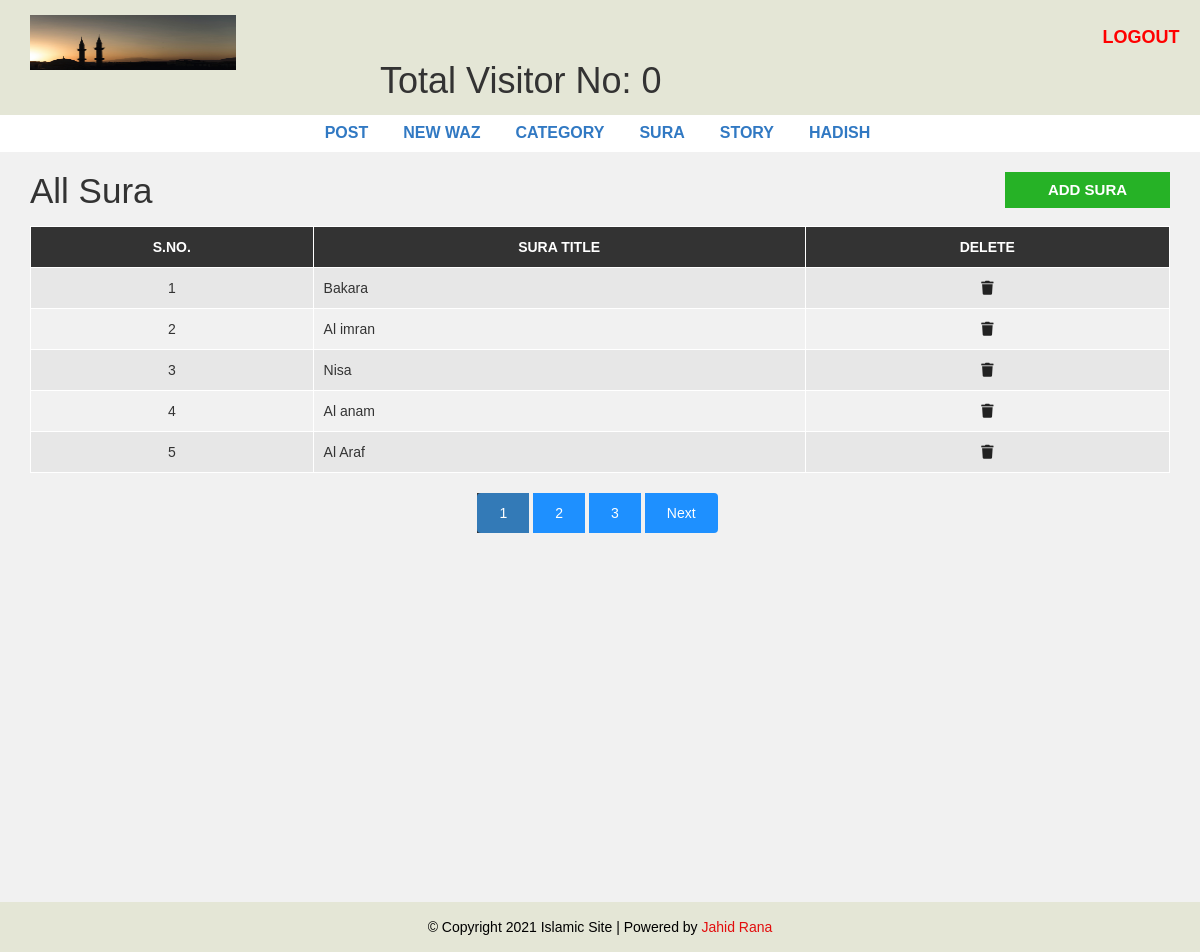
/admin/sura.php (signed in), run on the app's committed database.
### tables this page shows
CREATE TABLE `sura` (
  `id` int(11) NOT NULL,
  `title` varchar(100) NOT NULL,
  `sura_name` varchar(255) NOT NULL
);

### admin/sura.php (the view, shortened to what this page needs)
<?php include "header.php"; ?>
  <div id="admin-content">
      <div class="container">
          <div class="row">
              <div class="col-md-10">
                  <h1 class="admin-heading">All Sura</h1>
              </div>
              <div class="col-md-2">
                  <a class="add-new" href="add-sura.php">Add Sura</a>
              </div>
              <div class="col-md-12">
     <?php
    require_once("./config/connect.php");
    $limit = 5;
    if(isset($_REQUEST['page'])){
        $page_number = $_REQUEST['page'];
    }else{
        $page_number = 1;
    }
    $offset = ($page_number-1) * $limit;
        $query = "SELECT * FROM sura ORDER BY id DESC LIMIT {$offset},{$limit}";
    $result = mysqli_query($connect,$query) or die("Failed");
    $count = mysqli_num_rows($result);
    if($count > 0){
    ?>
                  <table class="content-table">
                      <thead>
                          <th>S.No.</th>
                          <th>Sura Title</th>
                          <th>Delete</th>
                      </thead>
                      <tbody>
       <?php
       $serial_no = 1;
       while($row = mysqli_fetch_assoc($result)){
       ?>
                          <tr>
                              <td class='id'><?php echo $serial_no++ ?></td>
                              <td><?php echo $row['title'] ?></td>
                              <td class='delete'><a onclick="return confirm('Are you sure?')" href='delete-sura.php?id=<?php echo $row['id'] ?>'><i class='fa fa-trash'></i></a></td>
                             </tr>
        <?php } ?>
                      </tbody>
    <?php } ?>
                  </table>
<?php
    require_once("./config/connect.php");
    $query2 = "SELECT * FROM sura";
    $result2 = mysqli_query($connect,$query2);
    if(mysqli_num_rows($result2)){
    $total_record = mysqli_num_rows($result2);
    $total_page =  ceil($total_record/$limit);
    echo  "<ul class='pagination admin-pagination'>";
    for($i = 1; $i<=$total_page; $i++){
        if($i==$page_number){
            $active = "active";
        }else{
            $active = "";
        }
        echo "<li class='$active'><a href='sura.php?page=$i'>$i </a></li>";
    }
    if( $total_page > $page_number){
        $count2 = $page_number+1;
        echo "<li ><a href='sura.php?page=$count2'>Next</a></li>";
    }
    echo "</ul>";
    }
?>
              </div>
          </div>
      </div>
  </div>
<?php include "footer.php"; ?>

### css/style.css (style rules this page uses)
body { background: #f1f1f1; font-family: sans-serif, arial, Helvetica; }
a, a:hover, a:focus { text-decoration: none; outline: none; }
ul { margin: 0; padding: 0; list-style: none; }
.pagination>.active>a, .pagination>.active>a:focus, .pagination>.active>a:hover, .pagination>.active>span, .pagination>.active>span:focus, .pagination>.active>span:hover { z-index: 2; color: #fff; cursor: default; background-color: #337ab7; border-color: #337ab7; }
#admin-content { padding: 20px 0; min-height: 750px; }
#admin-content .admin-heading { font-size: 35px; margin: 0 0 15px; }
#admin-content .add-new { color: #fff; background-color: #26b226; font-size: 15px; font-weight: 600; text-align: center; text-transform: uppercase; padding: 7px 10px; display: block; transition: all 0.3s; }
#admin-content .content-table { border: 1px solid #000; width: 100%; margin: 0 0 20px; }
#admin-content .content-table thead { color: #fff; background-color: #333; }
#admin-content .content-table th { padding: 10px; border: 1px solid #fff; font-weight: 600; text-align: center; text-transform: uppercase; }
#admin-content .content-table tbody { color: #333; }
#admin-content .content-table tbody tr { background-color: #e7e7e7; }
#admin-content .content-table tbody tr:nth-child(even) { background-color: transparent; }
#admin-content .content-table tbody td { padding: 10px; border: 1px solid #fff; text-align: center; }
#admin-content .content-table tbody td:nth-child(2) { text-align: left; }
#admin-content .admin-pagination { margin: 0; }
#admin-content .admin-pagination li a { display: block; }
.id, .edit, .delete { text-align: center; }
.pagination { display: block; text-align: center; margin: 0; }
.pagination li { display: inline-block; margin: 0 5px 0 0; }
.pagination li a { padding: 10px 22px; border: none; background: #1e90ff; color: #fff; }
.active { color: #fff; background: #333; }
i.fa { color: #222; }

### data on the page
sura: title "Bakara"
sura: title "Al imran"
sura: title "Nisa"
sura: title "Al anam"
sura: title "Al Araf"

### other printed values
$total_visitors "0"
